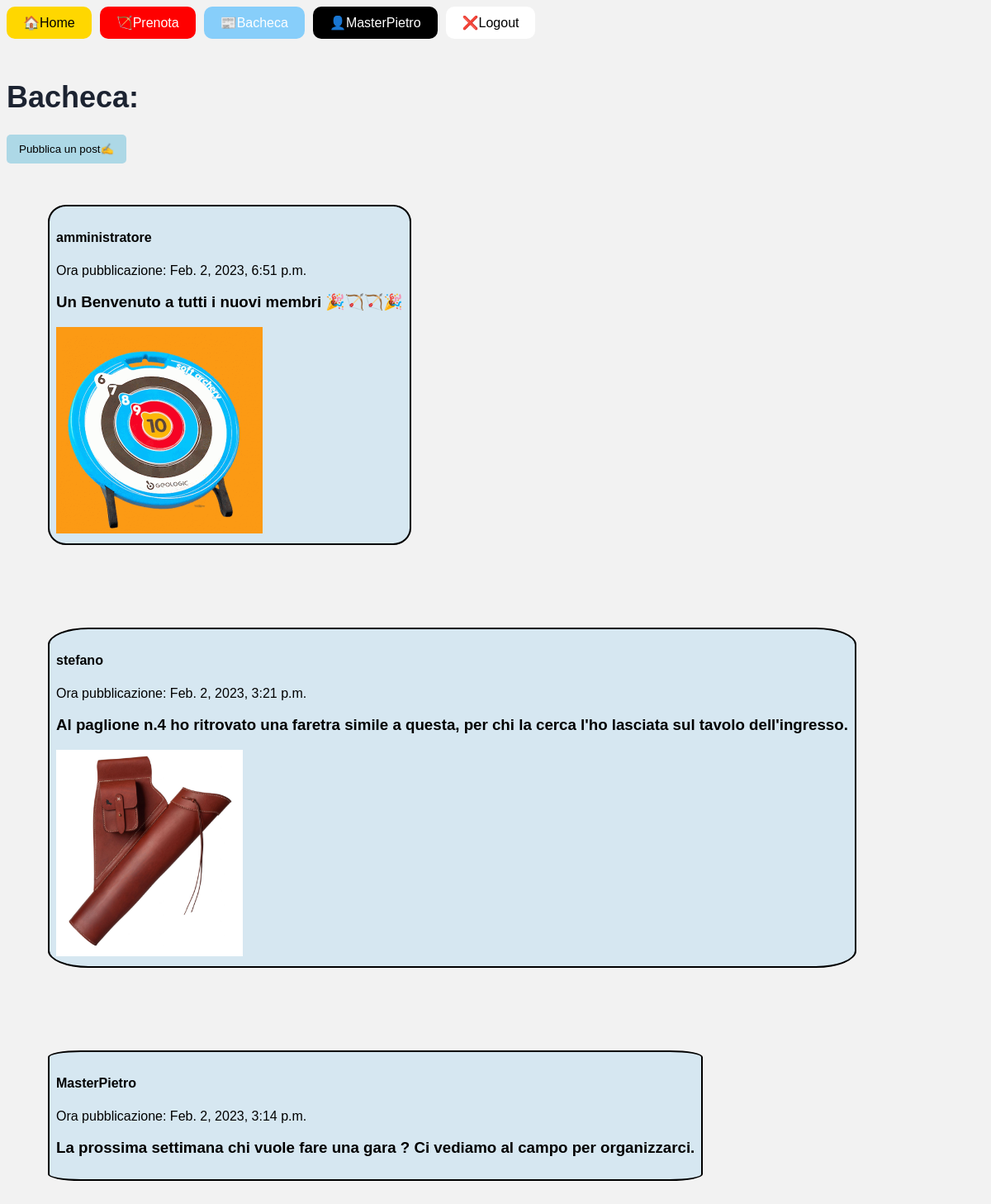
Page /bacheca/ (signed in) on the committed database.
### bacheca/models.py (models this page shows)
class Post(models.Model):
    autore = models.ForeignKey(User, on_delete=models.CASCADE)
    ora_creazione = models.DateTimeField(auto_now_add=True)
    messaggio = models.TextField(max_length=256)
    immagine = models.ImageField(
        upload_to='images/', blank=True, null=True)

### bacheca/views.py (the view)
# urls.py: path('', BachecaView.as_view(), name='bacheca'),
class BachecaView(ListView):
    model = Post
    template_name = "/bacheca/post_list.html"
    ordering = ['-ora_creazione']

### bacheca/templates/bacheca/post_list.html (shortened to what this page needs)
{% extends 'base.html' %}
{% block content %}
<h1>Bacheca:</h1>
<form action="{% url 'crea_post'  %}" method="post">
  <input type="submit" value="Pubblica un post✍">
</form>
<ul style="list-style: none; margin: 0; padding: 0;">
  {% for post in object_list %}
    <li>
      <div class="post">
        <h4>{{ post.autore }} </h4>
        <p> Ora pubblicazione: {{post.ora_creazione }} </p>
        <h3>{{ post.messaggio }} </h3>
        {% if post.immagine %}
        <img src="{{ post.immagine.url}}" width=auto height="250">
        {% endif %}
      </div>
    </li>
  {% endfor %}
</ul>
{% endblock %}

### templates/base.html (shortened to what this page needs)
<!DOCTYPE html>
<html>
  <head>
  </head>
  <body>
    {% block menu %}
      <nav>
        <ul style="list-style: none; margin: 0; padding: 0; display: flex;">
        <li style="background-color: gold; color: black; padding: 10px 20px; margin-right: 10px; border-radius: 10px;">
            <a href="{% url 'home' %}" style="text-decoration: none; color: black;">🏠Home</a>
            </li>
          <li style="background-color: red; color: black; padding: 10px 20px; margin-right: 10px; border-radius: 10px;">
            <a href="{% url 'prossimi_7_giorni' %}" style="text-decoration: none; color: white;">🏹Prenota</a>
          </li>
          <li style="background-color: lightskyblue; color: white; padding: 10px 20px; margin-right: 10px; border-radius: 10px;">
            <a href="{% url 'bacheca' %}" style="text-decoration: none; color: white;">📰Bacheca</a>
          </li>
          {% if user.is_authenticated %}
            {% if user.is_superuser %}
                <li style="background-color: black; color: white; padding: 10px 20px; margin-right: 10px; border-radius: 10px;">
                    <a href="{% url 'profile' %}" style="text-decoration: none; color: white;">👤 AMMINISTRATORE</a>
                </li>
                <li style="background-color: black; color: white; padding: 10px 20px; margin-right: 10px; border-radius: 10px;">
                    <a href="{% url 'lista_chat' %}" style="text-decoration: none; color: white;">⌨Lista chat</a>
                </li>
                <li style="background-color: black; color: white; padding: 10px 20px; margin-right: 10px; border-radius: 10px;">
                    <a href="{% url 'gestione' %}" style="text-decoration: none; color: white;">👥Gestione utenti</a>
                </li>
                <li style="background-color: black; color: white; padding: 10px 20px; margin-right: 10px; border-radius: 10px;">
                  <a href="http://127.0.0.1:8000/admin" style="text-decoration: none; color: white;">👩‍💻Pannello Django</a>
                </li>
                <li style="background-color: white; color: white; padding: 10px 20px; margin-right: 10px; border-radius: 10px;">
                    <a href="{% url 'logout' %}" style="text-decoration: none; color: black;">❌Logout</a>
            {% else %}
                <li style="background-color: black; color: white; padding: 10px 20px; margin-right: 10px; border-radius: 10px;">
                    <a href="{% url 'profile' %}" style="text-decoration: none; color: white;">👤{{ user.username }}</a>
                </li>
                <li style="background-color: white; color: white; padding: 10px 20px; margin-right: 10px; border-radius: 10px;">
                    <a href="{% url 'logout' %}" style="text-decoration: none; color: black;">❌Logout</a>
                </li>
            {% endif %}
          {% else %}
            <li style="background-color: black; color: white; padding: 10px 20px; margin-right: 10px; border-radius: 10px;">
                <a href="{% url 'profile' %}" style="text-decoration: none; color: white;">👤Login</a>
            </li>
          {% endif %}
        </ul>
      </nav>
    {% endblock %}
    {% block content %}
    {% endblock %}
  </body>
</html>

### templates/base.html (style rules this page uses)
body { background-color: #f2f2f2; font-family: Arial, sans-serif; }
h1 { color: #1c2331; font-size: 36px; margin-top: 50px; }
input[type=submit] { padding:10px 15px; background:#ccc; border:0 none; cursor:pointer; -webkit-border-radius: 5px; border-radius: 5px; background-color: lightblue; }
.post { background-color: #D6E7F1; border: 2px solid black; border-radius: 5%; height: auto; padding: 8px; width: auto; display: inline-block; margin: 50px; position: relative; }

### rows in the picture
Post: autore "amministratore", ora_creazione "Feb. 2, 2023, 6:51 p.m.", messaggio "Un Benvenuto a tutti i nuovi membri 🎉🏹🏹🎉", immagine (picture)
Post: autore "stefano", ora_creazione "Feb. 2, 2023, 3:21 p.m.", messaggio "Al paglione n.4 ho ritrovato una faretra simile a questa, per chi la cerca l'ho lasciata sul tavolo dell'ingresso.", immagine (picture)
Post: autore "MasterPietro", ora_creazione "Feb. 2, 2023, 3:14 p.m.", messaggio "La prossima settimana chi vuole fare una gara ? Ci vediamo al campo per organizzarci."

### other values in the picture
{{ user.username }} "MasterPietro"
